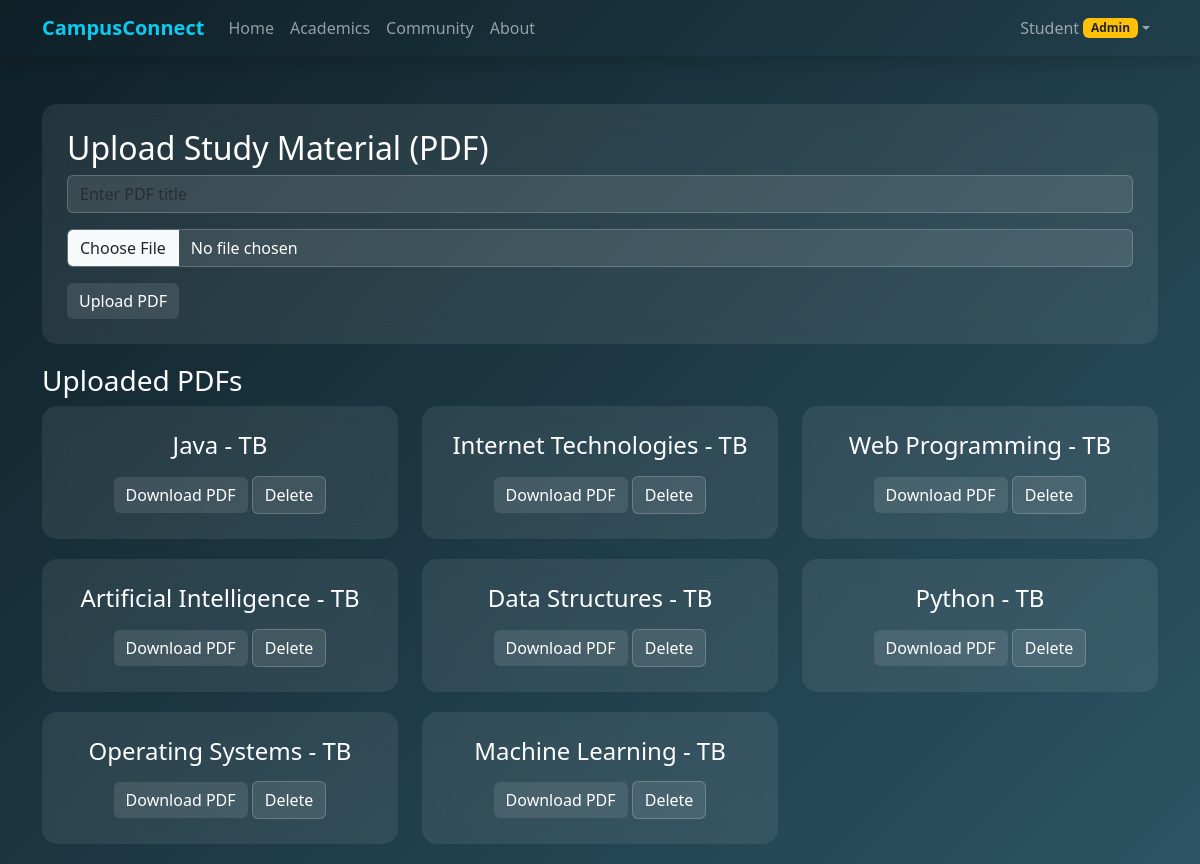
The app's page /add_resources.php (signed in) with its own data.
### tables this page shows
CREATE TABLE `resources` (
  `id` int(11) NOT NULL,
  `title` varchar(255) NOT NULL,
  `file` varchar(255) NOT NULL,
  `uploaded_at` timestamp NOT NULL DEFAULT current_timestamp()
);

### add_resources.php (the view, shortened to what this page needs)
<?php
include("config.php");
$resources = mysqli_query($conn, "SELECT * FROM resources ORDER BY id DESC");
?>
<!DOCTYPE html>
<html>
<head>
    <link href="https://cdn.jsdelivr.net/npm/bootstrap@5.3.2/dist/css/bootstrap.min.css" rel="stylesheet">
</head>
<body>
    <?php include('navbar.php'); ?>
<div class="container mt-5">
    <div class="glass-card">
        <h2>Upload Study Material (PDF)</h2>
        <form method="POST" enctype="multipart/form-data">
            <div class="mb-3">
                <input type="text" name="title" class="form-control" placeholder="Enter PDF title" required>
            </div>
            <div class="mb-3">
                <input type="file" name="pdf_file" class="form-control" accept="application/pdf" required>
            </div>
            <button type="submit" name="upload_resource" class="btn btn-success">Upload PDF</button>
        </form>
    </div>
    <h3>Uploaded PDFs</h3>
    <div class="row">
        <?php while($r = mysqli_fetch_assoc($resources)): ?>
            <div class="col-md-4">
    <div class="glass-card text-center">
        <h4><?php echo htmlspecialchars($r['title']); ?></h4>
        <a href="<?php echo htmlspecialchars($r['file']); ?>" target="_blank" class="btn btn-primary mt-2">Download PDF</a>
        <a href="add_resources.php?delete_id=<?php echo $r['id']; ?>" class="btn btn-danger mt-2" onclick="return confirm('Are you sure you want to delete this resource?');">Delete</a>
    </div>
</div>
        <?php endwhile; ?>
    </div>
</div>
</body>
</html>

### add_resources.php (style rules this page uses)
body { background: linear-gradient(135deg,#0f2027,#2c5364); color:white; }
.glass-card { background: rgba(255,255,255,0.08); backdrop-filter: blur(12px); border-radius:15px; padding:25px; margin-bottom:20px; }
.form-control, .btn { background: rgba(255,255,255,0.1); color: white; border: 1px solid rgba(255,255,255,0.2); }
.form-control { background: rgba(255,255,255,0.1); color: white; border: 1px solid rgba(255,255,255,0.2); }
.btn-success { background: rgba(255,255,255,0.1); color:white; border:none; }
.btn-primary { background: rgba(255,255,255,0.1); color:white; border:none; }

### records on screen
resources: title "Java - TB"
resources: title "Internet Technologies - TB"
resources: title "Web Programming - TB"
resources: title "Artificial Intelligence - TB"
resources: title "Data Structures - TB"
resources: title "Python - TB"
resources: title "Operating Systems - TB"
resources: title "Machine Learning - TB"

### other values on screen
$username "Student"
